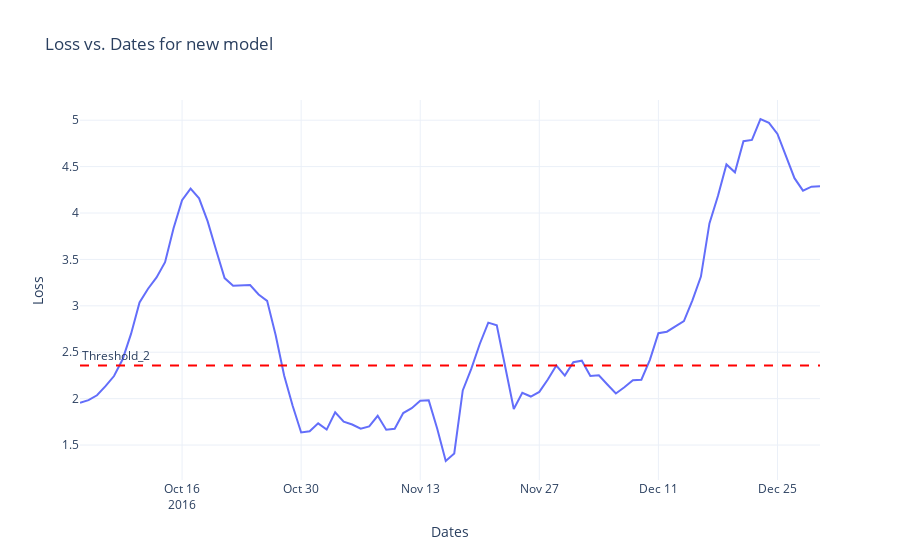

Notebook code for this chart:
### Code cell
new_results_dated=pd.DataFrame({'Dates':test_df.index[seq_len:],'Loss':test_data_loss_new_mean})
display(new_results_dated)

##Normal plot
# results_dated.plot(x='Dates',y='Loss',figsize=(10,5))
# plt.axhline(y=threshold, color='red', linestyle='--', linewidth=2, label='Threshold')

####potly plots for interactivity

fig = px.line(new_results_dated, x='Dates', y='Loss', title='Loss vs. Dates for new model', labels={'Loss': 'Loss', 'Dates': 'Dates'}) 
# Add a threshold line threshold = 0.5 # Replace with the actual threshold value
fig.add_hline(y=threshold2, line=dict(color='red', width=2, dash='dash'), annotation_text='Threshold_2', annotation_position='top left') # Customize the layout 
fig.update_layout( xaxis_title='Dates', yaxis_title='Loss', legend_title='Legend', template='plotly_white') # Show the plot

### Figure 1 — Plotly figure (JSON) as saved in the notebook; plotly's stock layout.template omitted (floating-point values rounded to 4 significant figures)
{"data": [{"hovertemplate": "Dates=%{x}<br>Loss=%{y}<extra></extra>", "legendgroup": "", "line": {"color": "#636efa", "dash": "solid"}, "marker": {"symbol": "circle"}, "mode": "lines", "name": "", "orientation": "v", "showlegend": false, "type": "scatter", "x": ["2016-10-04T00:00:00", "2016-10-05T00:00:00", "2016-10-06T00:00:00", "2016-10-07T00:00:00", "2016-10-08T00:00:00", "2016-10-09T00:00:00", "2016-10-10T00:00:00", "2016-10-11T00:00:00", "2016-10-12T00:00:00", "2016-10-13T00:00:00", "2016-10-14T00:00:00", "2016-10-15T00:00:00", "2016-10-16T00:00:00", "2016-10-17T00:00:00", "2016-10-18T00:00:00", "2016-10-19T00:00:00", "2016-10-20T00:00:00", "2016-10-21T00:00:00", "2016-10-22T00:00:00", "2016-10-23T00:00:00", "2016-10-24T00:00:00", "2016-10-25T00:00:00", "2016-10-26T00:00:00", "2016-10-27T00:00:00", "2016-10-28T00:00:00", "2016-10-29T00:00:00", "2016-10-30T00:00:00", "2016-10-31T00:00:00", "2016-11-01T00:00:00", "2016-11-02T00:00:00", "2016-11-03T00:00:00", "2016-11-04T00:00:00", "2016-11-05T00:00:00", "2016-11-06T00:00:00", "2016-11-07T00:00:00", "2016-11-08T00:00:00", "2016-11-09T00:00:00", "2016-11-10T00:00:00", "2016-11-11T00:00:00", "2016-11-12T00:00:00", "2016-11-13T00:00:00", "2016-11-14T00:00:00", "2016-11-15T00:00:00", "2016-11-16T00:00:00", "2016-11-17T00:00:00", "2016-11-18T00:00:00", "2016-11-19T00:00:00", "2016-11-20T00:00:00", "2016-11-21T00:00:00", "2016-11-22T00:00:00", "2016-11-23T00:00:00", "2016-11-24T00:00:00", "2016-11-25T00:00:00", "2016-11-26T00:00:00", "2016-11-27T00:00:00", "2016-11-28T00:00:00", "2016-11-29T00:00:00", "2016-11-30T00:00:00", "2016-12-01T00:00:00", "2016-12-02T00:00:00", "2016-12-03T00:00:00", "2016-12-04T00:00:00", "2016-12-05T00:00:00", "2016-12-06T00:00:00", "2016-12-07T00:00:00", "2016-12-08T00:00:00", "2016-12-09T00:00:00", "2016-12-10T00:00:00", "2016-12-11T00:00:00", "2016-12-12T00:00:00", "2016-12-13T00:00:00", "2016-12-14T00:00:00", "2016-12-15T00:00:00", "2016-12-16T00:00:00", "2016-12-17T00:00:00", "2016-12-18T00:00:00", "2016-12-19T00:00:00", "2016-12-20T00:00:00", "2016-12-21T00:00:00", "2016-12-22T00:00:00", "2016-12-23T00:00:00", "2016-12-24T00:00:00", "2016-12-25T00:00:00", "2016-12-26T00:00:00", "2016-12-27T00:00:00", "2016-12-28T00:00:00", "2016-12-29T00:00:00", "2016-12-30T00:00:00"], "xaxis": "x", "y": [1.955, 1.984, 2.037, 2.134, 2.244, 2.421, 2.698, 3.037, 3.185, 3.306, 3.47, 3.836, 4.138, 4.263, 4.158, 3.912, 3.602, 3.299, 3.218, 3.218, 3.223, 3.122, 3.053, 2.686, 2.25, 1.924, 1.636, 1.648, 1.734, 1.667, 1.853, 1.752, 1.721, 1.676, 1.701, 1.816, 1.665, 1.676, 1.845, 1.897, 1.977, 1.982, 1.677, 1.328, 1.409, 2.088, 2.321, 2.589, 2.819, 2.79, 2.329, 1.888, 2.062, 2.023, 2.073, 2.207, 2.357, 2.249, 2.392, 2.409, 2.245, 2.252, 2.153, 2.056, 2.123, 2.197, 2.204, 2.418, 2.705, 2.721, 2.779, 2.836, 3.059, 3.315, 3.888, 4.184, 4.524, 4.438, 4.774, 4.788, 5.013, 4.971, 4.851, 4.603, 4.375, 4.241, 4.284, 4.287], "yaxis": "y"}], "layout": {"annotations": [{"showarrow": false, "text": "Threshold_2", "x": 0, "xanchor": "left", "xref": "x domain", "y": 2.356, "yanchor": "bottom", "yref": "y"}], "legend": {"title": {"text": "Legend"}, "tracegroupgap": 0}, "shapes": [{"line": {"color": "red", "dash": "dash", "width": 2}, "type": "line", "x0": 0, "x1": 1, "xref": "x domain", "y0": 2.356, "y1": 2.356, "yref": "y"}], "title": {"text": "Loss vs. Dates for new model"}, "xaxis": {"anchor": "y", "domain": [0, 1], "title": {"text": "Dates"}}, "yaxis": {"anchor": "x", "domain": [0, 1], "title": {"text": "Loss"}}}}
